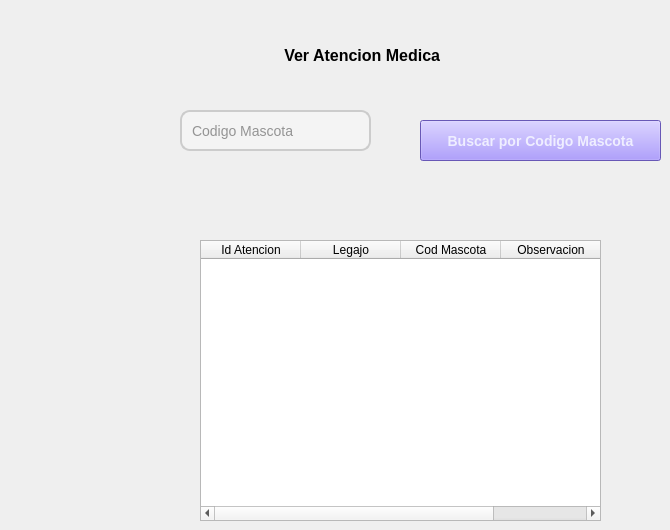
       <widget class="QWidget" name="page_VerAtencion">
        <widget class="QLineEdit" name="txtBuscarCodMasco">
         <property name="geometry">
          <rect>
           <x>180</x>
           <y>110</y>
           <width>191</width>
           <height>41</height>
          </rect>
         </property>
         <property name="styleSheet">
          <string notr="true">QLineEdit {
    background-color: #f4f4f4; /* Fondo claro */
    color: #333; /* Texto oscuro */
    border: 2px solid #ccc; /* Borde inicial */
    border-radius: 10px; /* Bordes redondeados */
    padding: 8px; /* Espaciado interno */
    font-size: 14px; /* Tamaño de texto */
    font-family: &quot;Arial&quot;, sans-serif; /* Fuente limpia y moderna */
}

QLineEdit:focus {
    border: 2px solid #6200ee; /* Cambia el color del borde al enfocarse */
    background-color: #ffffff; /* Fondo blanco al enfocarse */
    color: #000; /* Texto más oscuro */
}</string>
         </property>
         <property name="placeholderText">
          <string>Codigo Mascota</string>
         </property>
        </widget>
        <widget class="QPushButton" name="btnFiltroCodMasco">
         <property name="geometry">
          <rect>
           <x>420</x>
           <y>120</y>
           <width>241</width>
           <height>41</height>
          </rect>
         </property>
         <property name="styleSheet">
          <string notr="true">
QPushButton {
   color: rgb(239, 238, 255);
background-color: rgb(145, 123, 255);
  

    padding: 10px; 
    font-size: 14px; 
    font-weight: bold; 
 
}

QPushButton:hover {
    background-color: #8793ff; 
    color: white;
}</string>
         </property>
         <property name="text">
          <string>Buscar por Codigo Mascota</string>
         </property>
         <property name="icon">
          <iconset>
           <normaloff>../Imagenes/buscar.png</normaloff>../Imagenes/buscar.png</iconset>
         </property>
         <property name="iconSize">
          <size>
           <width>30</width>
           <height>30</height>
          </size>
         </property>
        </widget>
        <widget class="QTableWidget" name="grdAtencion">
         <property name="geometry">
          <rect>
           <x>200</x>
           <y>240</y>
           <width>401</width>
           <height>281</height>
          </rect>
         </property>
         <column>
          <property name="text">
           <string>Id Atencion</string>
          </property>
         </column>
         <column>
          <property name="text">
           <string>Legajo</string>
          </property>
         </column>
         <column>
          <property name="text">
           <string>Cod Mascota</string>
          </property>
         </column>
         <column>
          <property name="text">
           <string>Observacion</string>
          </property>
         </column>
        </widget>
        <widget class="QLabel" name="label_4">
         <property name="geometry">
          <rect>
           <x>160</x>
           <y>30</y>
           <width>451</width>
           <height>51</height>
          </rect>
         </property>
         <property name="font">
          <font>
           <pointsize>12</pointsize>
           <bold>true</bold>
          </font>
         </property>
         <property name="text">
          <string>                            Ver Atencion Medica</string>
         </property>
         <property name="textFormat">
          <enum>Qt::AutoText</enum>
         </property>
         <property name="wordWrap">
          <bool>false</bool>
         </property>
        </widget>
       </widget>
